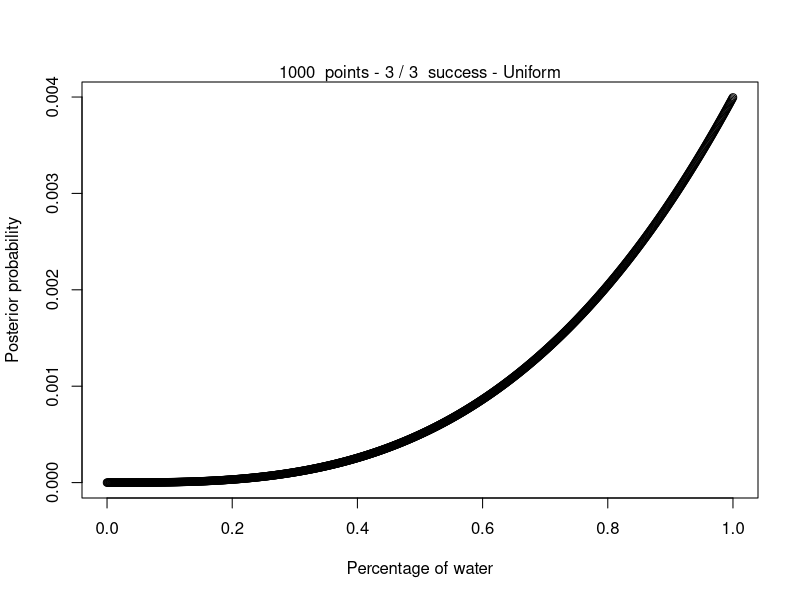
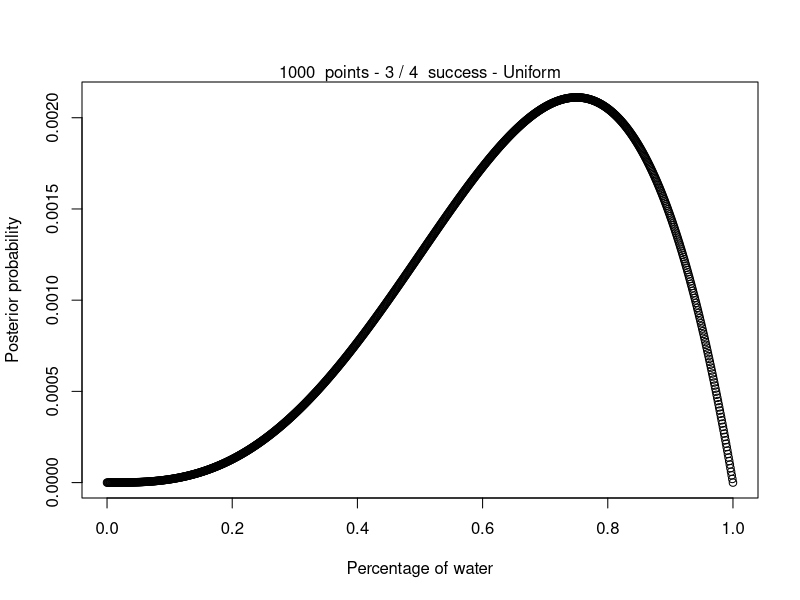
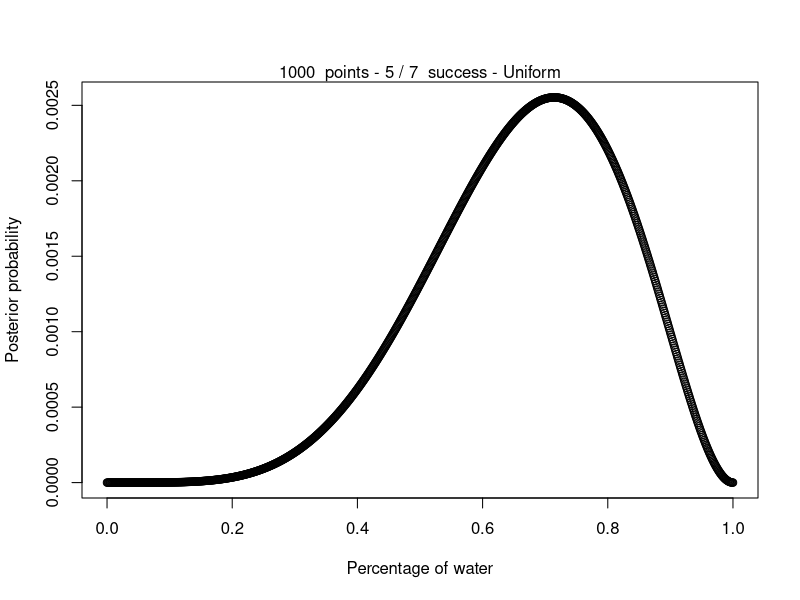
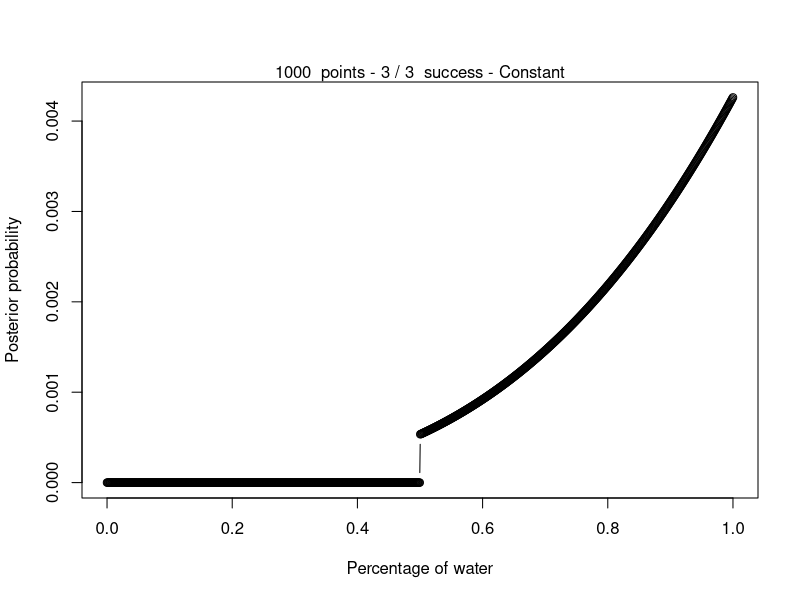
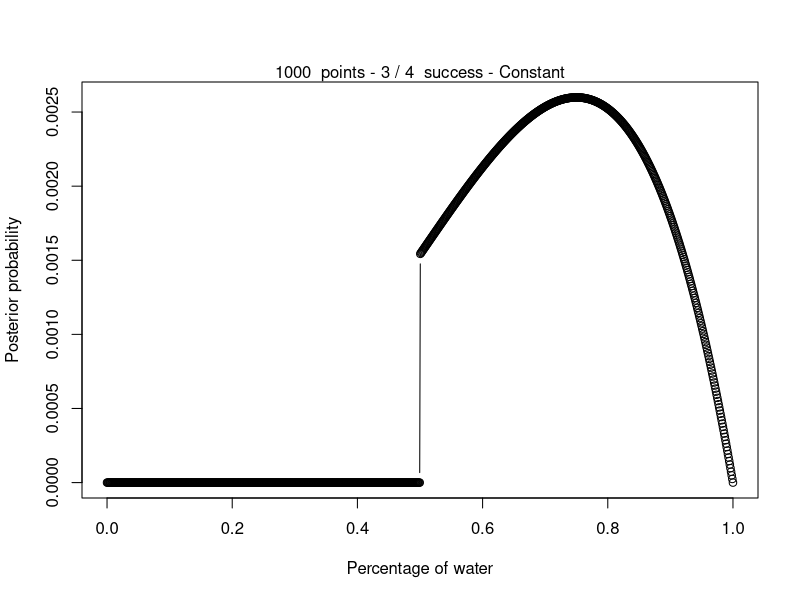
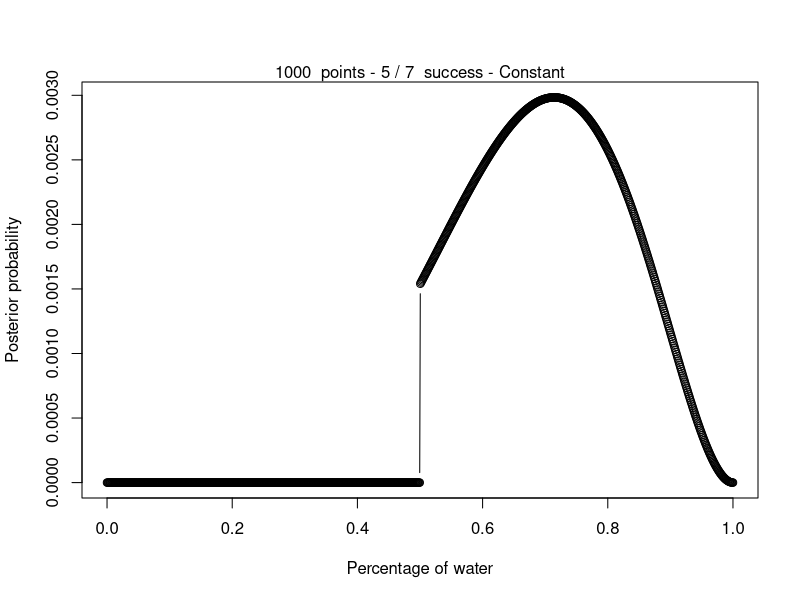

Reproduce these figures in R, in order.
# 2E1 
# Which of the expressions below correspond to the statement: the probability of rain on Monday?
# (1) Pr(rain)
# -> (2) Pr(rain|Monday)
# (3) Pr(Monday|rain)
# -> (4) Pr(rain, Monday)/ Pr(Monday)

# 2E2. Which of the following statements corresponds to the expression: Pr(Monday|rain)?
# (1) The probability of rain on Monday.
# (2) The probability of rain, given that it is Monday.
# -> (3) The probability that it is Monday, given that it is raining.
# (4) The probability that it is Monday and that it is raining.

# 2E3. Which of the expressions below correspond to the statement: the probability that it is Monday,
# given that it is raining?
# -> (1) Pr(Monday|rain)
# (2) Pr(rain|Monday)
# (3) Pr(rain|Monday) Pr(Monday)
# -> (4) Pr(rain|Monday) Pr(Monday)/ Pr(rain)
# (5) Pr(Monday|rain) Pr(rain)/ Pr(Monday)

# 2E4. The Bayesian statistician Bruno de Finetti (1906-1985) began his book on probability theory
# with the declaration: “PROBABILITY DOES NOT EXIST.” The capitals appeared in the original, so
# I imagine de Finetti wanted us to shout this statement. What he meant is that probability is a device
# for describing uncertainty from the perspective of an observer with limited knowledge; it has no
# objective reality. Discuss the globe tossing example from the chapter, in light of this statement. What
# does it mean to say “the probability of water is 0.7”?

# 2M1. Recall the globe tossing model from the chapter. Compute and plot the grid approximate
# posterior distribution for each of the following sets of observations. In each case, assume a uniform
# prior for p.
# (1) W, W, W
# (2) W, W, W, L
# (3) L, W, W, L, W, W, W

# 2M2. Now assume a prior for p that is equal to zero when p < 0.5 and is a positive constant when
# p ≥ 0.5. Again compute and plot the grid approximate posterior distribution for each of the sets of
# observations in the problem just above.

# 2M3. Suppose there are two globes, one for Earth and one for Mars. The Earth globe is 70% covered
# in water. The Mars globe is 100% land. Further suppose that one of these globes—you don't know
# which—was tossed in the air and produced a “land” observation. Assume that each globe was equally
# likely to be tossed. Show that the posterior probability that the globe was the Earth, conditional on
# seeing “land” (Pr(Earth|land)), is 0.23.

# 2M4. Suppose you have a deck with only three cards. Each card has two sides, and each side is either
# black or white. One card has two black sides. The second card has one black and one white side. The
# third card has two white sides. Now suppose all three cards are placed in a bag and shuffled. Someone
# reaches into the bag and pulls out a card and places it flat on a table. A black side is shown facing up,
# but you don't know the color of the side facing down. Show that the probability that the other side is
# also black is 2/3. Use the counting method (Section 2 of the chapter) to approach this problem. This
# means counting up the ways that each card could produce the observed data (a black side facing up
# on the table).

# 2M5. Now suppose there are four cards: B/B, B/W, W/W, and another B/B. Again suppose a card is
# drawn from the bag and a black side appears face up. Again calculate the probability that the other
# side is black.

# 2M6. Imagine that black ink is heavy, and so cards with black sides are heavier than cards with white
# sides. As a result, it's less likely that a card with black sides is pulled from the bag. So again assume
# there are three cards: B/B, B/W, and W/W. After experimenting a number of times, you conclude that
# for every way to pull the B/B card from the bag, there are 2 ways to pull the B/W card and 3 ways to
# pull the W/W card. Again suppose that a card is pulled and a black side appears face up. Show that
# the probability the other side is black is now 0.5. Use the counting method, as before.

# 2M7. Assume again the original card problem, with a single card showing a black side face up. Before
# looking at the other side, we draw another card from the bag and lay it face up on the table. The face
# that is shown on the new card is white. Show that the probability that the first card, the one showing
# a black side, has black on its other side is now 0.75. Use the counting method, if you can. Hint: Treat
# this like the sequence of globe tosses, counting all the ways to see each observation, for each possible
# first card.

# 2H1. Suppose there are two species of panda bear. Both are equally common in the wild and live
# in the same places. They look exactly alike and eat the same food, and there is yet no genetic assay
# capable of telling them apart. They differ however in their family sizes. Species A gives birth to twins
# 10% of the time, otherwise birthing a single infant. Species B births twins 20% of the time, otherwise
# birthing singleton infants. Assume these numbers are known with certainty, from many years of field
# research.
# Now suppose you are managing a captive panda breeding program. You have a new female panda
# of unknown species, and she has just given birth to twins. What is the probability that her next birth
# will also be twins?

# 2H2. Recall all the facts from the problem above. Now compute the probability that the panda we
# have is from species A, assuming we have observed only the first birth and that it was twins.

# 2H3. Continuing on from the previous problem, suppose the same panda mother has a second birth
# and that it is not twins, but a singleton infant. Compute the posterior probability that this panda is
# species A.

# 2H4. A common boast of Bayesian statisticians is that Bayesian inference makes it easy to use all of
# the data, even if the data are of different types.
# So suppose now that a veterinarian comes along who has a new genetic test that she claims can
# identify the species of our mother panda. But the test, like all tests, is imperfect. This is the informa-
# tion you have about the test:
# • The probability it correctly identifies a species A panda is 0.8.
# • The probability it correctly identifies a species B panda is 0.65.
# The vet administers the test to your panda and tells you that the test is positive for species A. First
# ignore your previous information from the births and compute the posterior probability that your
# panda is species A. Then redo your calculation, now using the birth data as well.


grid_approximation <- function(grid_size = 20, positive_data_size, data_size, prior_name = NULL, output_name = "chapter_2") {

	# Create grid points
	p_grid <- seq(from = 0, to = 1, length.out = grid_size)

	# Define prior
	if (is.null(prior_name) || prior_name == 'Uniform'){
		prior = rep(1, grid_size)
		prior_name = 'Uniform'
	} else if (prior_name == 'Constant') {
	   prior = ifelse(p_grid < 0.5, 0, 1)
	}

	# Compute likelihood at each point in grid 
	likelihood <- dbinom(positive_data_size, data_size, prob=p_grid)

	# Compute posterior
	posterior <- prior * likelihood
	posterior = posterior / sum(posterior)

	# Plot posterior distribution
	png(paste('images',paste(output_name, 'png', sep='.'), sep = '/'))

	plot(p_grid, posterior, type="b", xlab="Percentage of water", ylab="Posterior probability")
	mtext(paste(grid_size, " points -", positive_data_size, '/', data_size, ' success -', prior_name))

	dev.off()
}

#2M1
grid_approximation(1000, 3, 3, output_name="chapter2_2M1_1")
grid_approximation(1000, 3, 4, output_name="chapter2_2M1_2")
grid_approximation(1000, 5, 7, output_name="chapter2_2M1_3")

#2M2
grid_approximation(1000, 3, 3, prior_name = 'Constant', output_name="chapter2_2M2_1")
grid_approximation(1000, 3, 4, prior_name = 'Constant', output_name="chapter2_2M2_2")
grid_approximation(1000, 5, 7, prior_name = 'Constant', output_name="chapter2_2M2_3")

#2M3
prob_water_given_earth = 0.7
prob_water_given_mars = 0
prob_land_given_earth = 1 - prob_water_given_earth
prob_land_given_mars = 1 - prob_water_given_mars

prob_earth = 0.5
prob_mars = 1 - prob_earth

prob_land = prob_land_given_earth * prob_earth + prob_land_given_mars * prob_mars

prob_earth_given_land = (prob_land_given_earth * prob_earth) / prob_land

print(paste('2M3. Probability of earth given land:', prob_earth_given_land))

#2M4
# Available cards: B/B, B/W, W/W
# Selected card: B/?
# Show that prob of ? being B is 2/3

print("2M4. Given that the selected card shows B, it can only be the B/B card or the B/W card. If it was the B/B card, then it could be the B1 or B2 side, meaning that I could have 2 ways that the other side is B. If it was the B/W card, then I have no ways of having B on the other side. So there are 2 ways out of 3 to have B on the other side")

#2M5
# Available cards: B/B, B/B, B/W, W/W
# Selected card: B/?
# Show that prob of ? being B is 4/5

print("2M5. Starting from the previous probability, having a new B/B adds 2 ways of having B on the other side, meaning that the probability is now 4/5")

#2M6
# Available cards: B/B, B/W, W/W
print("2M6. Now the B/W card can appear twice the time of the BB card, meaning that there are 2*1 more ways to draw this card and show the B side. Adding them to 2M4 means that now there are 4 ways of having the B side show, 2 from the B/B card and 2 from the B/W card -> 2/4 prob that the other side is B (the B/B card)")

#2M7
print("2M7. Assuming the first card is the B/B, there are 2 (the B in B/B) * 3 (the W in W/W and W/B) = 6 ways to observe BW data. If the first card is the B/W, there are 1 (B in B/W) * 2 (W in W/W and B/B) = 2 ways to observe the BW data. If the first card is the W/W, there are no ways to observe the data. So the total ways to observe the data is 6+2 and only in 6 of them the first card is the B/B")

#2H1
prob_A = 0.5
prob_B = 1- prob_A

prob_twins_given_A = 0.1
prob_singleton_given_A = 1 - prob_twins_given_A
prob_twins_given_B = 0.2
prob_singleton_given_B = 1 - prob_twins_given_B

prob_twins = prob_twins_given_A*prob_A + prob_twins_given_B*prob_B
prob_twins_twins = prob_twins_given_A*prob_twins_given_A*prob_A + prob_twins_given_B*prob_twins_given_B*prob_B  # p(twins2, twins1)
print(paste('2H1. Probability of second twins after first twins:', prob_twins_twins/prob_twins))

#2H2
prob_A_given_twins = prob_twins_given_A * prob_A / prob_twins
print(paste('2H2. Probability of species A given the birth of twins:', prob_A_given_twins))

#2H3
# Note that this step is calculated using the 2H2 posterior as new prior for prob of species A and B
prob_singleton = prob_singleton_given_A * prob_A_given_twins + prob_singleton_given_B * (1 - prob_A_given_twins)

prob_A_given_singleton = prob_singleton_given_A * prob_A_given_twins / prob_singleton 	#NOTE: using prob_A_given_twins and not prob_A since Bayesian updating allow using the previous posterior (2H2) as new prior

print(paste('2H3. Given that the 2H2 posterior can be used as prior for the prob of species A (and species B as 1 - prob A), the updated probability of A after a twin and singleton birth is:', prob_A_given_singleton))

#2H4
prob_testPositiveA_given_A = 0.8
prob_testPositiveB_given_B = 0.65
prob_testPositiveA_given_B = 1 - prob_testPositiveB_given_B
prob_testPositiveB_givenA = 1 - prob_testPositiveA_given_A


prob_testPositiveA = prob_testPositiveA_given_A * prob_A + prob_testPositiveA_given_B * prob_B

# Not considering birth data
prob_A_given_testPositiveA = prob_testPositiveA_given_A * prob_A / prob_testPositiveA #NOTE: not considering birth data, so using initial 0.5 prob of species

print(paste('2H4. 1) Not considering birth data, the probability of species A given a positive test is :', prob_A_given_testPositiveA))

# Considering birth data, meaning that I use the posterior of 2H3 as new prior for A
prob_testPositiveA = prob_testPositiveA_given_A * prob_A_given_singleton + prob_testPositiveA_given_B * (1 - prob_A_given_singleton)

prob_A_given_testPositiveA = prob_testPositiveA_given_A * prob_A_given_singleton / prob_testPositiveA

print(paste('2H4. 2) Considering the birth data (twins, then singleton), the probability of species A given a positive test is :', prob_A_given_testPositiveA))
